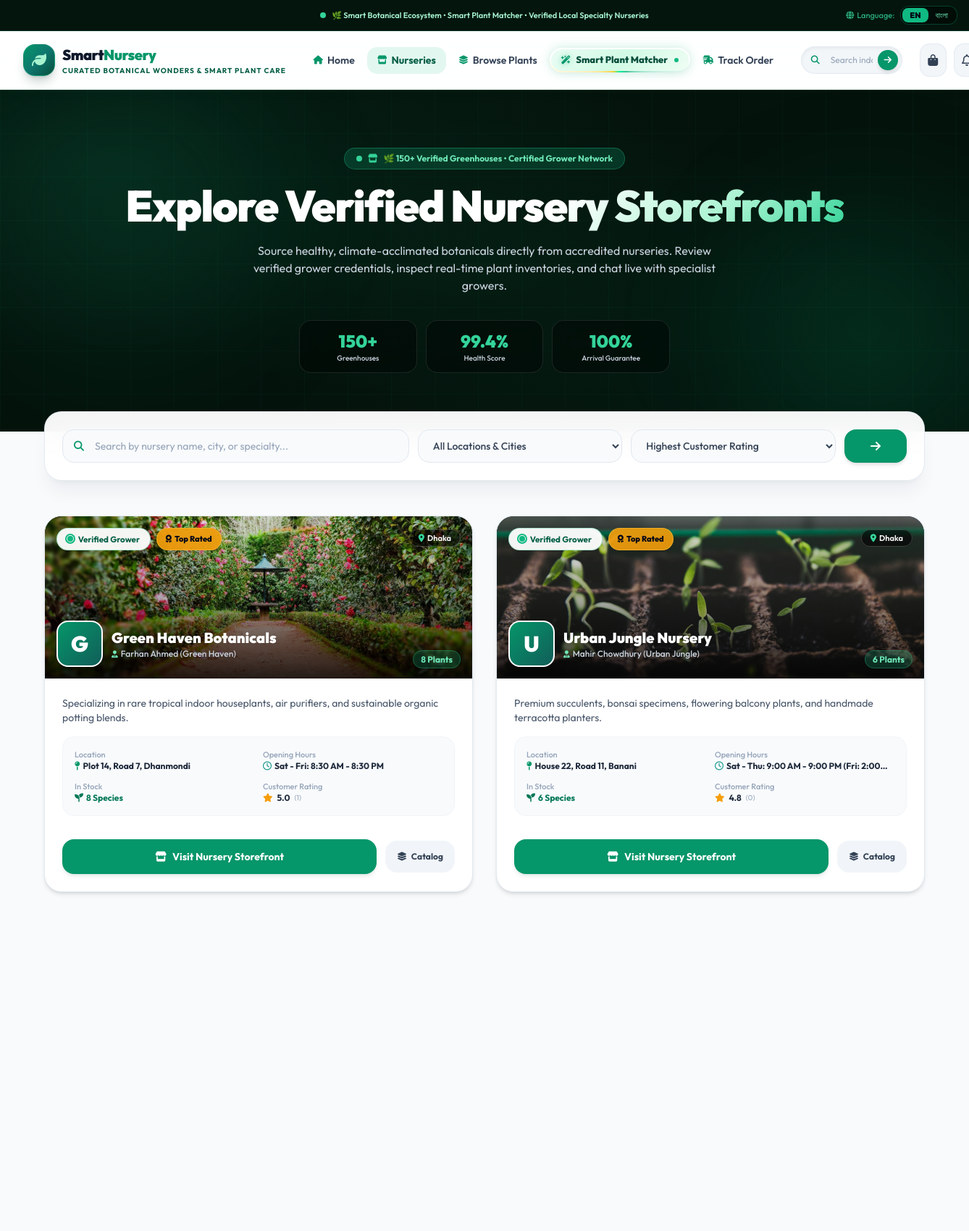
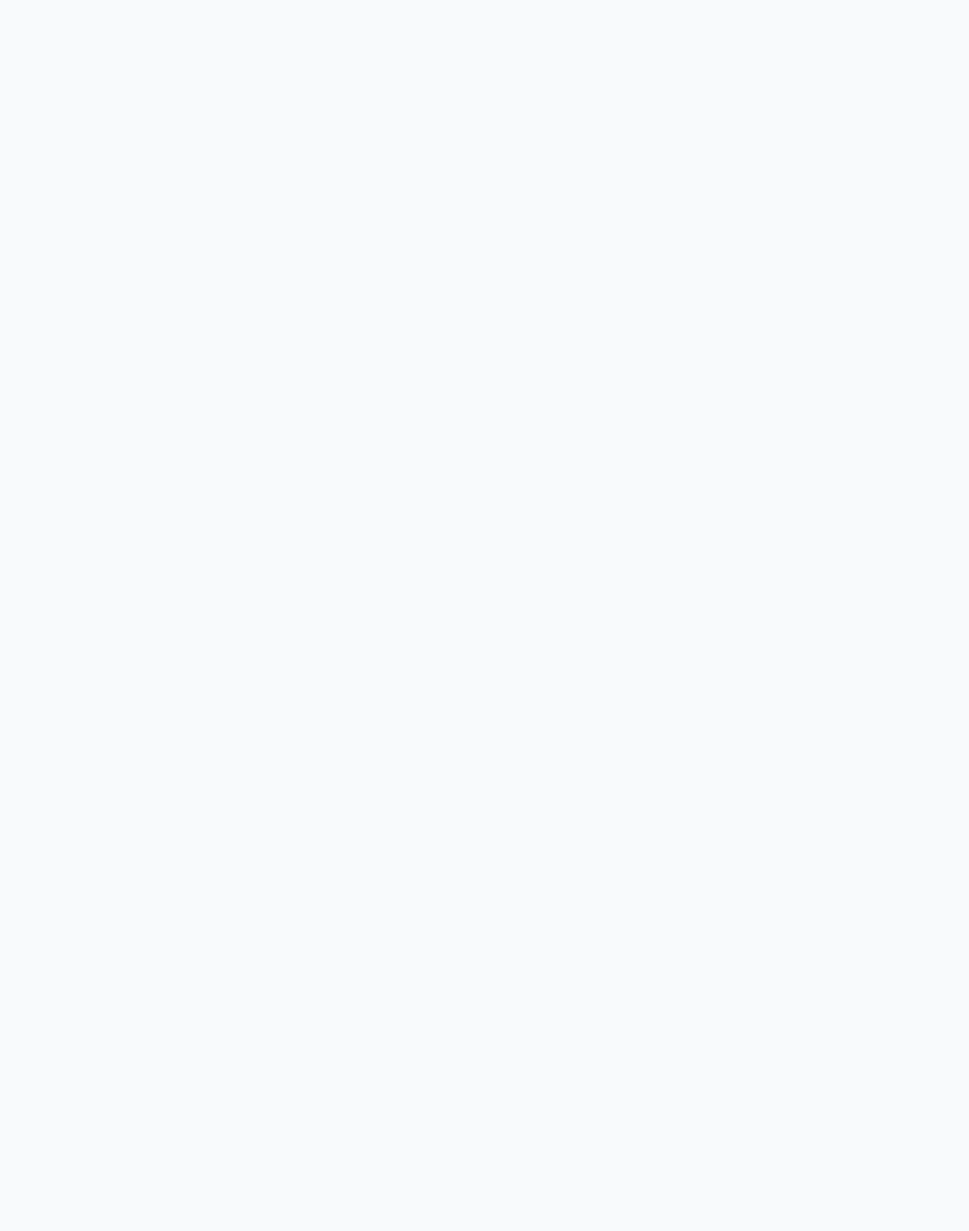
The page /nurseries.php (signed in, upper part) on the database its author committed (2 pictures, top to bottom).
### tables this page shows
CREATE TABLE `vendor_profiles` (
  `id` INT AUTO_INCREMENT PRIMARY KEY,
  `user_id` INT NOT NULL UNIQUE,
  `nursery_name` VARCHAR(150) NOT NULL,
  `nursery_name_bn` VARCHAR(150) NULL,
  `description` TEXT NULL,
  `description_bn` TEXT NULL,
  `address` VARCHAR(255) NOT NULL,
  `address_bn` VARCHAR(255) NULL,
  `city` VARCHAR(100) NOT NULL DEFAULT 'Dhaka',
  `opening_hours` VARCHAR(100) NOT NULL DEFAULT 'Sat - Thu: 9:00 AM - 8:00 PM',
  `contact_phone` VARCHAR(30) NULL,
  `banner_image` VARCHAR(255) NULL,
  `logo_image` VARCHAR(255) NULL,
  `verification_status` ENUM('pending', 'verified', 'rejected', 'suspended') NOT NULL DEFAULT 'pending',
  `rating_avg` DECIMAL(3,2) NOT NULL DEFAULT 5.00,
  `rating_count` INT NOT NULL DEFAULT 0,
  `commission_rate` DECIMAL(5,2) NOT NULL DEFAULT 10.00,
  `created_at` TIMESTAMP DEFAULT CURRENT_TIMESTAMP,
  FOREIGN KEY (`user_id`) REFERENCES `users`(`id`) ON DELETE CASCADE
);

CREATE TABLE `users` (
  `id` INT AUTO_INCREMENT PRIMARY KEY,
  `role_id` INT NOT NULL,
  `name` VARCHAR(100) NOT NULL,
  `email` VARCHAR(150) NOT NULL UNIQUE,
  `password_hash` VARCHAR(255) NOT NULL,
  `phone` VARCHAR(30) NULL,
  `avatar` VARCHAR(255) NULL,
  `status` ENUM('active', 'pending', 'suspended') NOT NULL DEFAULT 'active',
  `created_at` TIMESTAMP DEFAULT CURRENT_TIMESTAMP,
  `updated_at` TIMESTAMP DEFAULT CURRENT_TIMESTAMP ON UPDATE CURRENT_TIMESTAMP,
  FOREIGN KEY (`role_id`) REFERENCES `roles`(`id`) ON DELETE RESTRICT
);

### nurseries.php (the view, shortened to what the rows shown need)
<?php
require_once __DIR__ . '/helpers/functions.php';
$db = get_db();
$isBn = is_bangla();
$sortBy       = trim($_GET['sort'] ?? 'rating_high');
$whereClauses = ["vp.verification_status = 'verified'", "u.status = 'active'"];
$params = [];
$whereSql = implode(' AND ', $whereClauses);
switch ($sortBy) {
    case 'rating_high':
    default:
        $orderBy = "calculated_rating DESC, vp.rating_count DESC, vp.id ASC";
        break;
}
$sql = "
    SELECT vp.*, u.name AS owner_name, u.email AS owner_email, u.phone AS user_phone,
           (SELECT COUNT(*) FROM products WHERE vendor_id = vp.id AND status = 'approved' AND stock_quantity > 0) AS in_stock_plants,
           (SELECT COUNT(*) FROM products WHERE vendor_id = vp.id AND status = 'approved') AS total_plants,
           (SELECT COUNT(r.id) FROM reviews r JOIN products p ON r.product_id = p.id WHERE p.vendor_id = vp.id) AS total_reviews,
           (SELECT COALESCE(AVG(r.rating), vp.rating_avg) FROM reviews r JOIN products p ON r.product_id = p.id WHERE p.vendor_id = vp.id) AS calculated_rating
    FROM vendor_profiles vp
    JOIN users u ON vp.user_id = u.id
    WHERE {$whereSql}
    ORDER BY {$orderBy}
";
$stmt = $db->prepare($sql);
$stmt->execute($params);
$nurseries = $stmt->fetchAll();
$extraHead = '
    <link rel="stylesheet" href="' . BASE_URL . '/assets/css/ultra-modern-home.css?v=' . (file_exists(__DIR__ . '/assets/css/ultra-modern-home.css') ? filemtime(__DIR__ . '/assets/css/ultra-modern-home.css') : time()) . '">
    <link rel="stylesheet" href="' . BASE_URL . '/assets/css/botanical-showcase.css?v=' . (file_exists(__DIR__ . '/assets/css/botanical-showcase.css') ? filemtime(__DIR__ . '/assets/css/botanical-showcase.css') : time()) . '">
    <link rel="stylesheet" href="' . BASE_URL . '/assets/css/spatial-greenhouse.css?v=' . (file_exists(__DIR__ . '/assets/css/spatial-greenhouse.css') ? filemtime(__DIR__ . '/assets/css/spatial-greenhouse.css') : time()) . '">
';
require_once __DIR__ . '/includes/header.php';
?>
<div class="relative bg-slate-50 text-slate-800 min-h-screen">
    <div class="relative bg-[#04130c] text-white py-16 sm:py-20 overflow-hidden border-b border-emerald-950/60">
        <div class="relative max-w-7xl mx-auto px-4 sm:px-6 lg:px-8 text-center space-y-5 z-10">
            <h1 class="text-3xl sm:text-5xl md:text-6xl font-black tracking-tight text-white leading-tight">
                <?= $isBn ? 'আমাদের সহযোগী <span class="hero-title-gradient">ভেরিফাইড নার্সারিসমূহ</span>' : 'Explore Verified <span class="hero-title-gradient">Nursery Storefronts</span>' ?>
            </h1>
        </div>
    </div>
    <div class="max-w-7xl mx-auto px-4 sm:px-6 lg:px-8 py-12 space-y-8">
        <?php if (!empty($nurseries)): ?>
            <div class="grid grid-cols-1 md:grid-cols-2 gap-8">
                <?php foreach ($nurseries as $n): ?>
                    <?php
                        $bannerUrl   = !empty($n['banner_image']) ? $n['banner_image'] : 'assets/images/nurseries/default-banner.jpg';
                        $ratingAvg   = round((float)($n['calculated_rating'] ?: $n['rating_avg']), 1);
                        $reviewsCt   = (int)$n['total_reviews'];
                        $displayName = ($isBn && !empty($n['nursery_name_bn'])) ? $n['nursery_name_bn'] : $n['nursery_name'];
                        $displayDesc = ($isBn && !empty($n['description_bn'])) ? $n['description_bn'] : ($n['description'] ?: 'Specialized botanical grower offering indoor, outdoor, and exotic plants.');
                        $displayAddr = ($isBn && !empty($n['address_bn'])) ? $n['address_bn'] : $n['address'];
                    ?>
                    <div class="bg-white rounded-3xl border border-slate-200/90 shadow-md hover:shadow-2xl hover:border-emerald-400 hover:-translate-y-1.5 transition-all duration-300 overflow-hidden flex flex-col justify-between group">
                        <div>
                            <div class="relative h-48 sm:h-56 w-full overflow-hidden bg-slate-900">
                                <img src="<?= sanitize(get_image_url($bannerUrl)) ?>"
                                     alt="<?= sanitize($displayName) ?>"
                                     class="w-full h-full object-cover group-hover:scale-108 transition duration-700">
                                <div class="absolute inset-0 bg-gradient-to-t from-black/85 via-black/30 to-black/10"></div>
                                <div class="absolute top-4 left-4 flex flex-wrap gap-2 z-10">
                                    <span class="live-dispatch-badge">
                                        <div class="pulse-dot-green"></div>
                                        <span><?= $isBn ? 'ভেরিফাইড নার্সারি' : 'Verified Grower' ?></span>
                                    </span>
                                    <?php if ($ratingAvg >= 4.8): ?>
                                        <span class="bg-amber-500/90 backdrop-blur-md text-slate-950 text-[11px] font-extrabold px-3 py-1 rounded-full shadow-md flex items-center space-x-1 border border-amber-300/40">
                                            <i class="fa-solid fa-award"></i>
                                            <span><?= $isBn ? 'টপ রেটেড' : 'Top Rated' ?></span>
                                        </span>
                                    <?php endif; ?>
                                </div>
                                <div class="absolute top-4 right-4 z-10">
                                    <span class="bg-black/60 backdrop-blur-md text-white text-[11px] font-semibold px-3 py-1 rounded-full border border-white/20">
                                        <i class="fa-solid fa-location-dot text-emerald-400 mr-1"></i><?= sanitize($n['city']) ?>
                                    </span>
                                </div>
                                <div class="absolute bottom-4 left-4 right-4 flex items-end justify-between z-10">
                                    <div class="flex items-center space-x-3">
                                        <div class="w-14 h-14 sm:w-16 sm:h-16 rounded-2xl bg-gradient-to-br from-emerald-600 to-teal-800 text-white font-black text-2xl sm:text-3xl flex items-center justify-center border-2 border-white shadow-xl shrink-0 group-hover:scale-105 transition">
                                            <?= strtoupper(substr($n['nursery_name'], 0, 1)) ?>
                                        </div>
                                        <div class="text-white truncate drop-shadow-md">
                                            <h3 class="text-lg sm:text-xl font-black leading-tight truncate">
                                                <?= sanitize($displayName) ?>
                                            </h3>
                                            <p class="text-xs text-slate-300 font-medium">
                                                <i class="fa-solid fa-user-tie text-[10px] mr-1 text-emerald-300"></i><?= sanitize($n['owner_name']) ?>
                                            </p>
                                        </div>
                                    </div>
                                    <div class="hidden sm:block text-right">
                                        <span class="px-2.5 py-1 rounded-full bg-emerald-500/20 text-emerald-300 text-xs font-bold border border-emerald-400/30">
                                            <?= format_num_i18n((int)$n['in_stock_plants']) ?> <?= $isBn ? 'গাছ' : 'Plants' ?>
                                        </span>
                                    </div>
                                </div>
                            </div>
                            <div class="p-6 space-y-4">
                                <p class="text-xs sm:text-sm text-slate-600 line-clamp-2 leading-relaxed">
                                    <?= sanitize($displayDesc) ?>
                                </p>
                                <div class="grid grid-cols-2 gap-3 bg-slate-50 p-4 rounded-2xl border border-slate-100 text-xs">
                                    <div>
                                        <span class="text-slate-400 font-medium block text-[11px]"><?= $isBn ? 'ঠিকানা' : 'Location' ?></span>
                                        <span class="font-bold text-slate-800 line-clamp-1" title="<?= sanitize($displayAddr) ?>">
                                            <i class="fa-solid fa-map-pin text-emerald-600 mr-1"></i><?= sanitize($displayAddr) ?>
                                        </span>
                                    </div>
                                    <div>
                                        <span class="text-slate-400 font-medium block text-[11px]"><?= $isBn ? 'খোলা থাকে' : 'Opening Hours' ?></span>
                                        <span class="font-bold text-slate-800 line-clamp-1">
                                            <i class="fa-regular fa-clock text-teal-600 mr-1"></i><?= sanitize($n['opening_hours'] ?? 'Sat - Thu: 9:00 AM - 8:00 PM') ?>
                                        </span>
                                    </div>
                                    <div>
                                        <span class="text-slate-400 font-medium block text-[11px]"><?= $isBn ? 'স্টকে গাছ' : 'In Stock' ?></span>
                                        <span class="font-bold text-emerald-700">
                                            <i class="fa-solid fa-seedling mr-1"></i><?= format_num_i18n((int)$n['in_stock_plants']) ?> <?= $isBn ? 'টি প্রজাতি' : 'Species' ?>
                                        </span>
                                    </div>
                                    <div>
                                        <span class="text-slate-400 font-medium block text-[11px]"><?= $isBn ? 'গ্রাহক রেটিং' : 'Customer Rating' ?></span>
                                        <div class="flex items-center space-x-1.5 font-bold text-slate-800">
                                            <i class="fa-solid fa-star text-amber-500 text-xs"></i>
                                            <span><?= number_format($ratingAvg, 1) ?></span>
                                            <span class="text-[10px] text-slate-400 font-normal">(<?= format_num_i18n($reviewsCt) ?>)</span>
                                        </div>
                                    </div>
                                </div>
                            </div>
                        </div>
                        <div class="px-6 pb-6 pt-2 flex items-center space-x-3">
                            <a href="nursery_detail.php?id=<?= $n['id'] ?>"
                               class="flex-1 py-3.5 bg-emerald-600 hover:bg-emerald-500 text-white font-bold rounded-2xl shadow-md shadow-emerald-900/10 transition flex items-center justify-center space-x-2 text-xs sm:text-sm">
                                <i class="fa-solid fa-store"></i>
                                <span><?= $isBn ? 'নার্সারি স্টোরফ্রন্ট দেখুন' : 'Visit Nursery Storefront' ?></span>
                            </a>
                            <a href="shop.php?vendor=<?= $n['id'] ?>"
                               title="<?= $isBn ? 'এই নার্সারির গাছ দেখুন' : 'Browse Nursery Catalog' ?>"
                               class="px-4 py-3.5 bg-slate-100 hover:bg-slate-200 text-slate-700 font-bold rounded-2xl transition flex items-center justify-center text-xs">
                                <i class="fa-solid fa-layer-group mr-1.5"></i>
                                <span><?= $isBn ? 'ক্যাটালগ' : 'Catalog' ?></span>
                            </a>
                        </div>
                    </div>
                <?php endforeach; ?>
            </div>
        <?php endif; ?>
    </div>
</div>
<?php require_once __DIR__ . '/includes/footer.php'; ?>

### rows shown on the page
vendor_profiles: banner_image (picture), city "Dhaka", nursery_name "G", nursery_name "Green Haven Botanicals", user.name "Farhan Ahmed (Green Haven)", in_stock_plants "8", description "Specializing in rare tropical indoor houseplants, air purifiers, and sustainable organic potting blends.", address "Plot 14, Road 7, Dhanmondi", opening_hours "Sat - Fri: 8:30 AM - 8:30 PM", ratingAvg "5.0", reviewsCt "1"
vendor_profiles: banner_image (picture), city "Dhaka", nursery_name "U", nursery_name "Urban Jungle Nursery", user.name "Mahir Chowdhury (Urban Jungle)", in_stock_plants "6", description "Premium succulents, bonsai specimens, flowering balcony plants, and handmade terracotta planters.", address "House 22, Road 11, Banani", opening_hours "Sat - Thu: 9:00 AM - 9:00 PM (Fri:…", ratingAvg "4.8", reviewsCt "0"

### other values the page prints
$announcementText "🌿 Smart Botanical Ecosystem • Smart Plant Matcher • Verified Local Specialty Nurseries"
__('lang.switch_label') "Language"
$brandTitle "Smart"
$brandSubtitle "Nursery"
$brandTag "CURATED BOTANICAL WONDERS & SMART PLANT CARE"
__('nav.home') "Home"
__('nav.nurseries', 'Nurseries') "Nurseries"
__('nav.browse_plants') "Browse Plants"
__('nav.ai_matcher') "Smart Plant Matcher"
__('nav.track_order') "Track Order"
format_num_i18n('150') "150"
format_num_i18n('99.4') "99.4"
format_num_i18n('100') "100"
